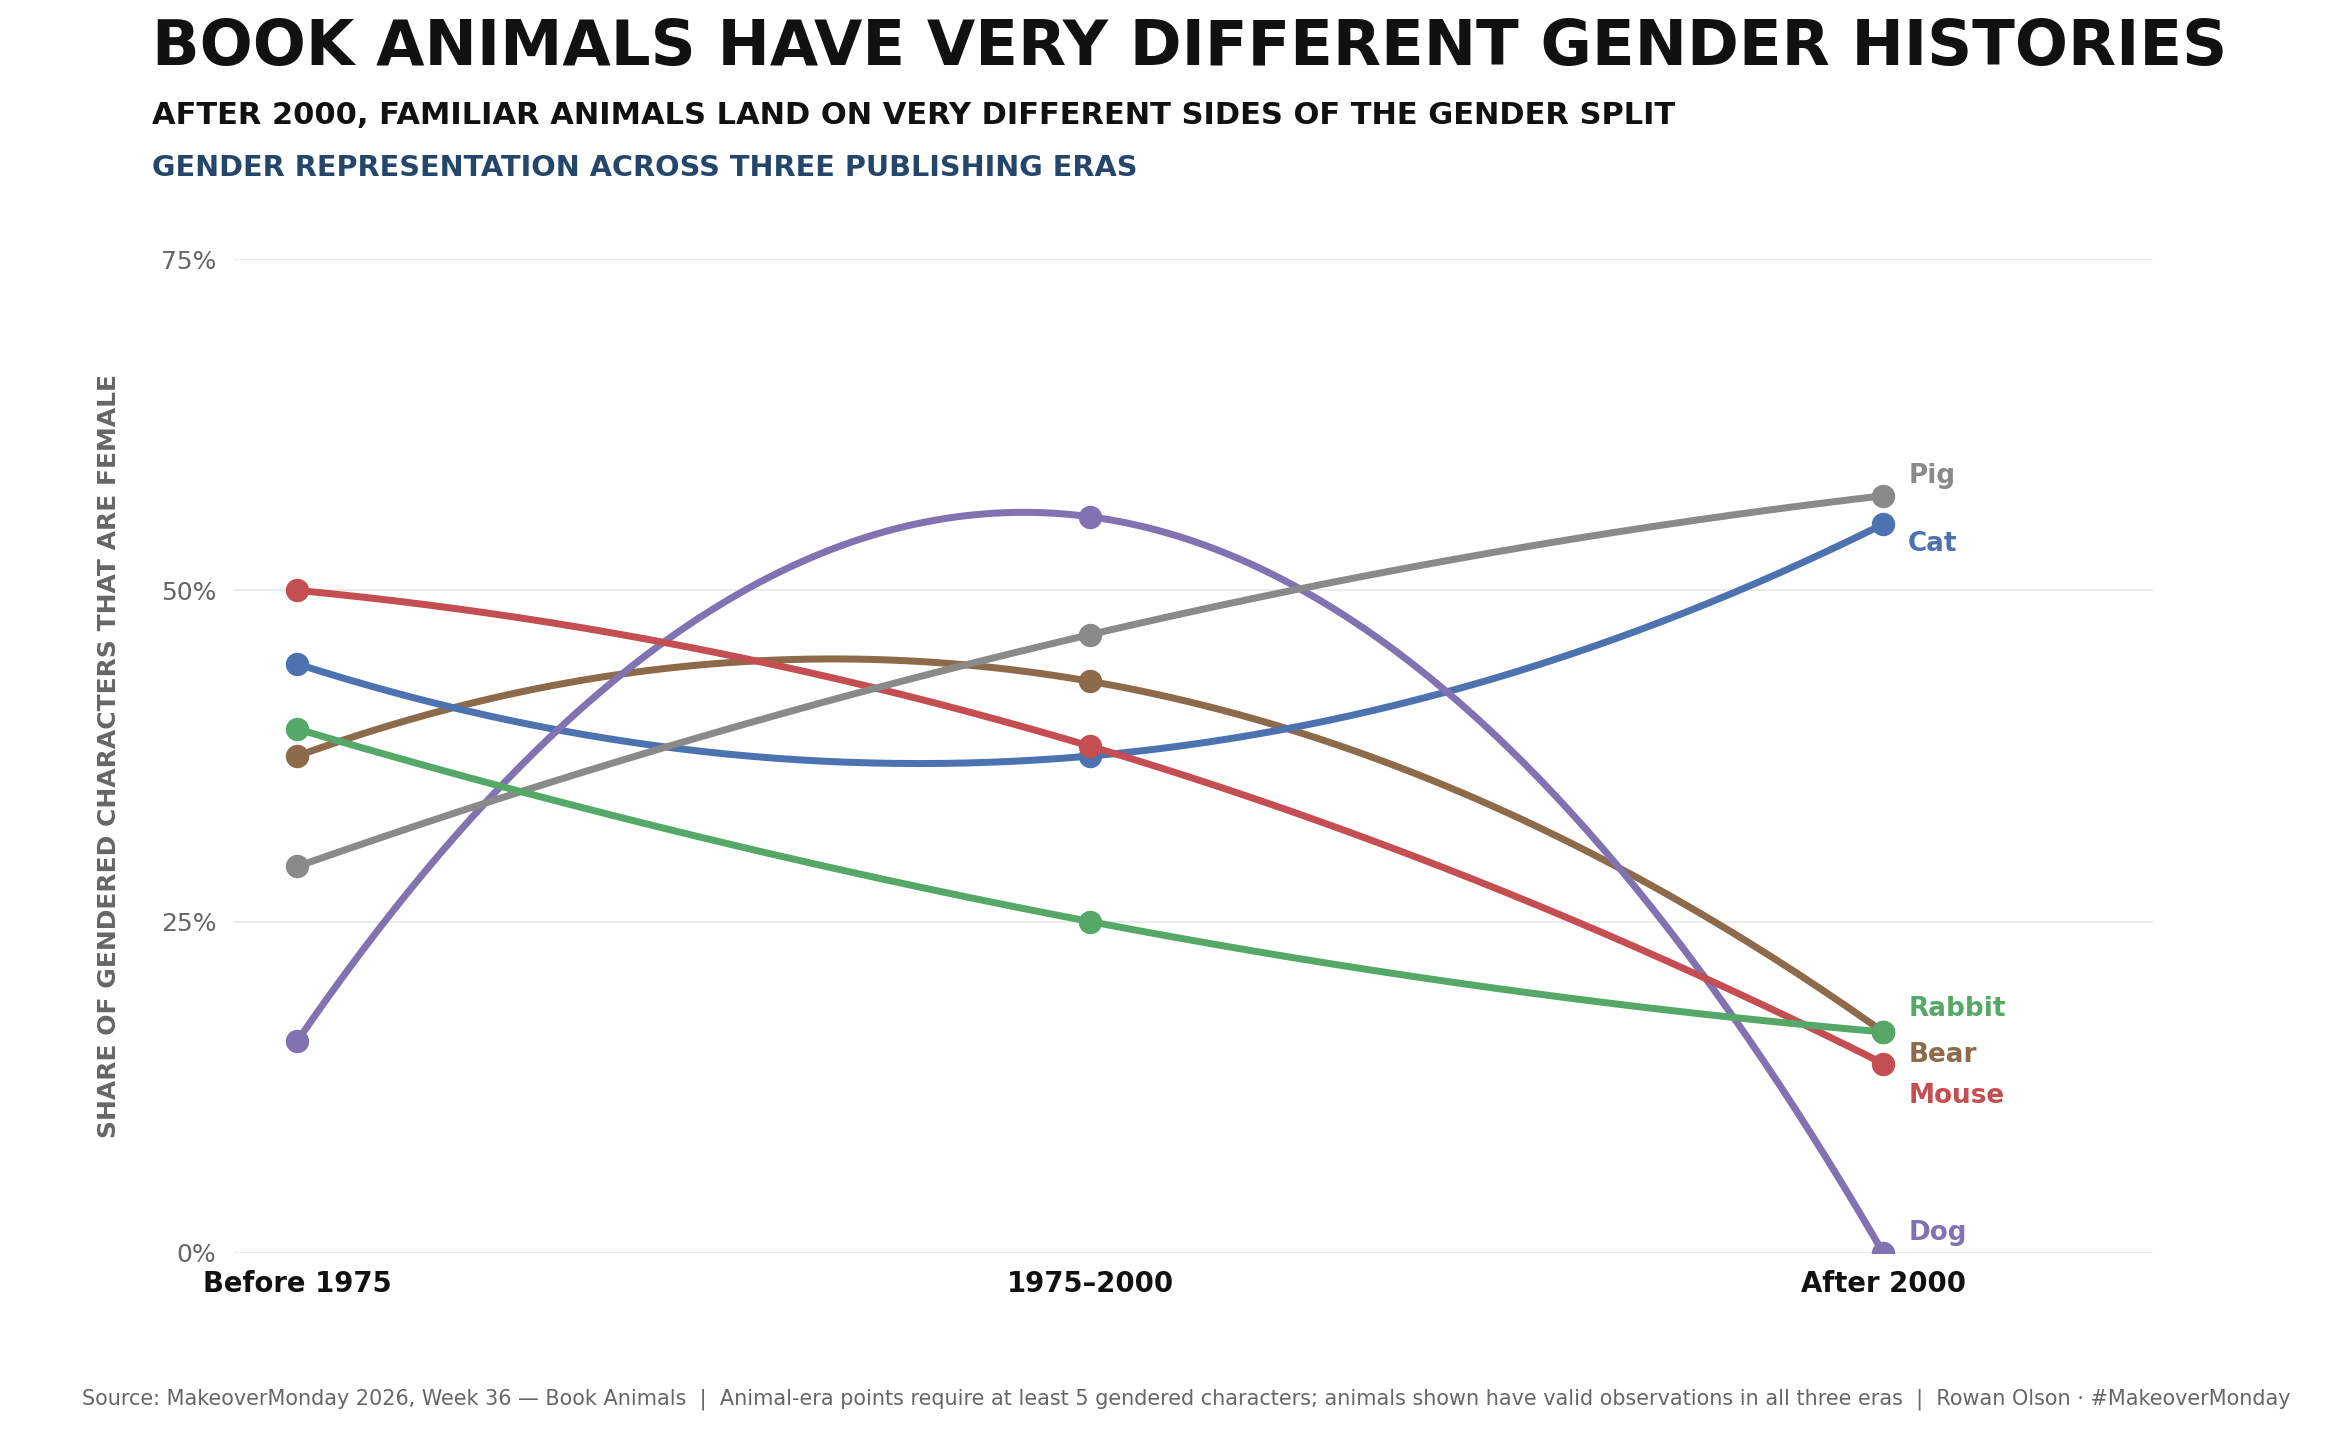

Reproduce this figure in Python.
from pathlib import Path
import pandas as pd
import numpy as np
import matplotlib.pyplot as plt

HERE = Path(__file__).resolve().parent
df = pd.read_csv(HERE / 'MM2026 W36 Book Animals.csv')

df = df[df['pronoun'].isin(['he/him','she/her']) & df['pub_year'].notna()].copy()
df['Era'] = np.select([df['pub_year'] < 1975, df['pub_year'] <= 2000], ['Before 1975','1975–2000'], default='After 2000')
ERAS = ['Before 1975','1975–2000','After 2000']

trend = df.groupby(['animal_group','Era']).agg(n=('pronoun','size'), Female=('pronoun',lambda s:(s == 'she/her').mean())).reset_index()
keepers = trend[trend['n'] >= 5].groupby('animal_group')['Era'].nunique()
keepers = keepers[keepers == 3].index
trend = trend[trend['animal_group'].isin(keepers) & (trend['n'] >= 5)].copy()
trend['Era'] = pd.Categorical(trend['Era'], ERAS, ordered=True)
trend = trend.sort_values(['animal_group','Era'])

BG, TEXT, MUTED, GRID = '#FFFFFF', '#111111', '#666666', '#E3E3E3'
FONT = 'DejaVu Sans'
PALETTE = ['#8C6A4A','#4C72B0','#8172B2','#C44E52','#8A8A8A','#55A868','#D98C3F','#6A994E','#9C6ADE','#2A9D8F','#E76F51','#577590']

animals = list(keepers)
COLORS = {animal: PALETTE[i % len(PALETTE)] for i, animal in enumerate(animals)}
LABELS = {animal: animal.title() for animal in animals}
LABEL_OFFSETS = {'pig':(10,8),'cat':(10,-8),'rabbit':(10,9),'bear':(10,-9),'mouse':(10,-13),'dog':(10,8)}

fig, ax = plt.subplots(figsize=(13, 8))
fig.patch.set_facecolor(BG)
ax.set_facecolor(BG)

for animal in animals:
    sub = trend[trend['animal_group'] == animal].set_index('Era').reindex(ERAS).reset_index()
    x = np.arange(3)
    y = sub['Female'].to_numpy()
    smooth_x = np.linspace(0, 2, 200)
    smooth_y = np.polyval(np.polyfit(x, y, 2), smooth_x)
    ax.plot(smooth_x, smooth_y, color=COLORS[animal], linewidth=2.8, zorder=2, solid_capstyle='round')
    ax.scatter(x, y, s=70, color=COLORS[animal], zorder=3)
    dx, dy = LABEL_OFFSETS.get(animal, (10,0))
    ax.annotate(LABELS[animal], xy=(2, y[-1]), xytext=(dx,dy), textcoords='offset points', fontsize=10.5, fontfamily=FONT, fontweight='bold', color=COLORS[animal], ha='left', va='center')

ax.set_xlim(-0.08, 2.34)
ax.set_ylim(0, 0.75)
ax.set_xticks(range(3))
ax.set_xticklabels(ERAS, fontsize=11, fontfamily=FONT, fontweight='bold', color=TEXT)
ax.set_yticks([0,0.25,0.5,0.75])
ax.set_yticklabels(['0%','25%','50%','75%'], fontsize=10, fontfamily=FONT, color=MUTED)
ax.set_ylabel('SHARE OF GENDERED CHARACTERS THAT ARE FEMALE', fontsize=10, fontfamily=FONT, fontweight='bold', color=MUTED, labelpad=16)
ax.grid(True, axis='y', color=GRID, linewidth=0.7, alpha=0.8, zorder=0)
ax.tick_params(left=False, bottom=False)

for spine in ax.spines.values(): spine.set_visible(False)

fig.text(0.065, 0.955, 'BOOK ANIMALS HAVE VERY DIFFERENT GENDER HISTORIES', fontsize=25, fontfamily=FONT, fontweight='bold', color=TEXT, ha='left')
fig.text(0.065, 0.914, 'AFTER 2000, FAMILIAR ANIMALS LAND ON VERY DIFFERENT SIDES OF THE GENDER SPLIT', fontsize=12.2, fontfamily=FONT, fontweight='bold', color=TEXT, ha='left')
fig.text(0.065, 0.878, 'GENDER REPRESENTATION ACROSS THREE PUBLISHING ERAS', fontsize=11.5, fontfamily=FONT, fontweight='bold', color='#24466B', ha='left')
fig.text(0.035, 0.025, 'Source: MakeoverMonday 2026, Week 36 — Book Animals  |  Animal-era points require at least 5 gendered characters; animals shown have valid observations in all three eras  |  Rowan Olson · #MakeoverMonday', fontsize=8.3, fontfamily=FONT, color=MUTED, ha='left')

fig.subplots_adjust(left=0.10, right=0.92, top=0.82, bottom=0.13)
plt.savefig(HERE / 'bookanimals.png', dpi=180, facecolor=BG)
plt.show()
